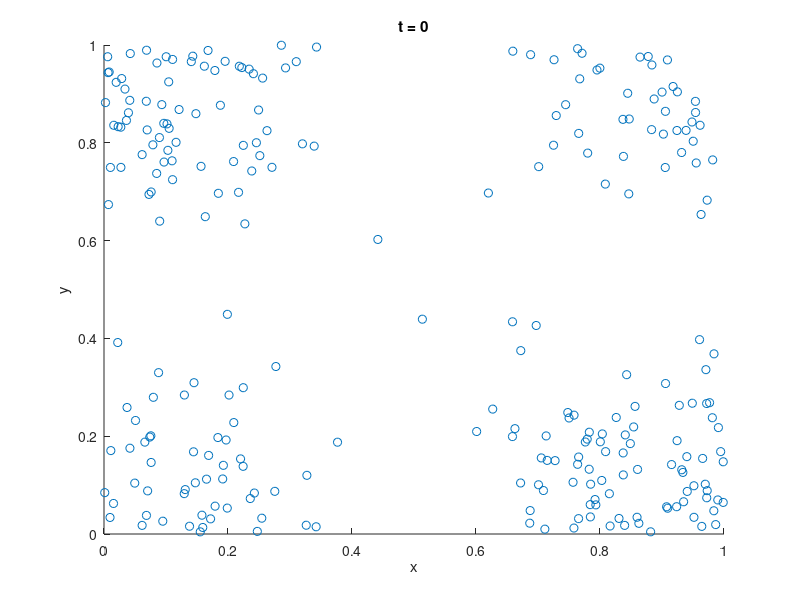
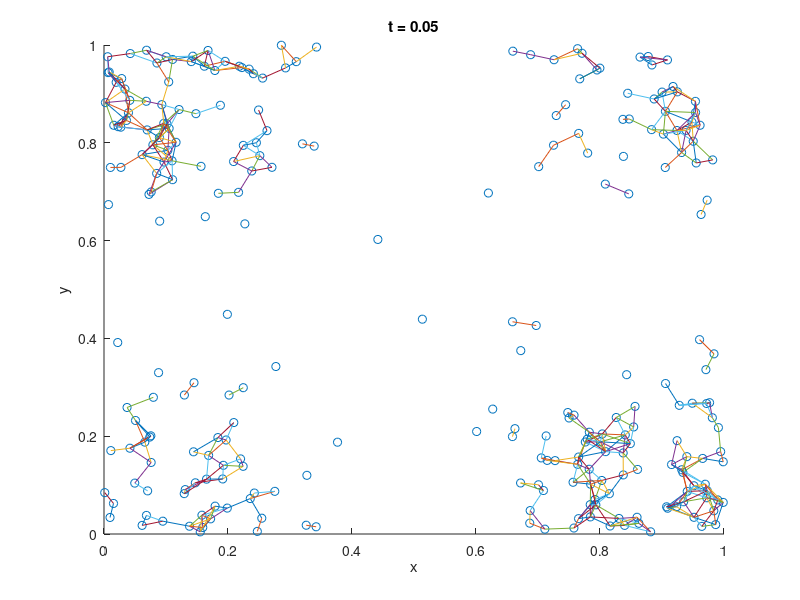
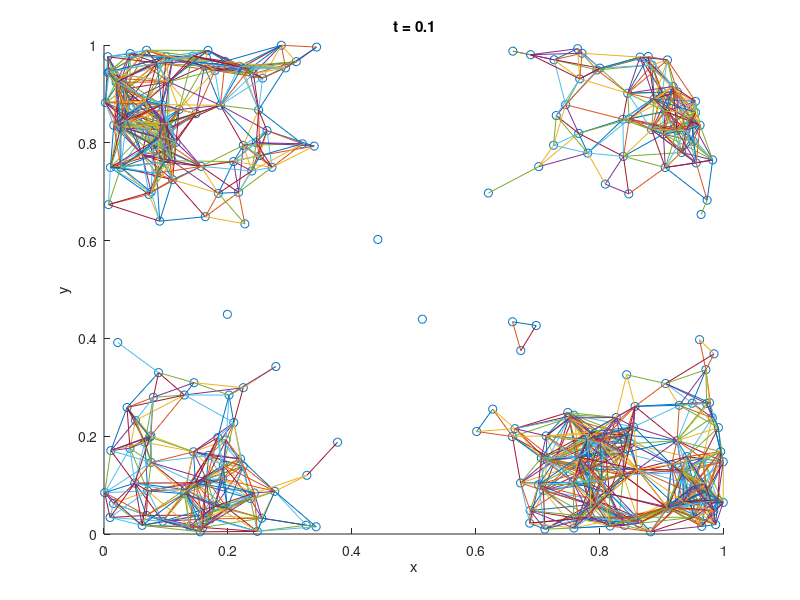

Write the MATLAB code that produced these figures, in order. (Note: a time limit stopped this script after it produced the figures.)
close all;
load('cluster_data.mat', 'cluster_data');
dat = cluster_data;
k = size(dat, 2);
% Calculate the minkowski distances between the points for k dimensions
dist = pdist2(dat, dat, 'minkowski', k);

% Make a new figure for every t-value and plot the relevant connections
for t = 0.00 : 0.05 : 0.25
    figure;
    hold on;
    plot(dat(:,1), dat(:,2), 'o');
    % Loop over all points and plot the connections when the distance
    % between two points is smaller than t
    for point = 1 : length(dat)
        for point2 = point+1 : length(dat)
            if dist(point, point2) < t
                plot([dat(point,1) dat(point2,1)], [dat(point,2) dat(point2,2)])
            end
        end
    end
    xlabel('x'); ylabel('y'); title(['t = ' num2str(t)]);
    print(sprintf(['../Report/Ass1_' num2str(t*100)]), '-depsc');
    hold off;
end
